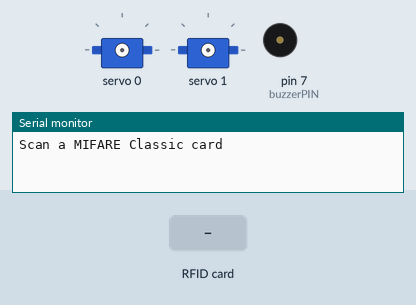
Bench run of a sketch on a simulated Arduino Uno, built with avr-gcc and run on an emulated ATmega328P. On the bench: 2 × servo, buzzer (waves = sounding, pin HIGH), the last lines printed to the serial monitor. Inputs (shaded band) come from the test bench. Pins used as bus, display or sensor lines are not drawn.

Above: at 1.2 s.
1.3 s: RFID card 63 42 96 2F held to the reader
At 4.2 s:
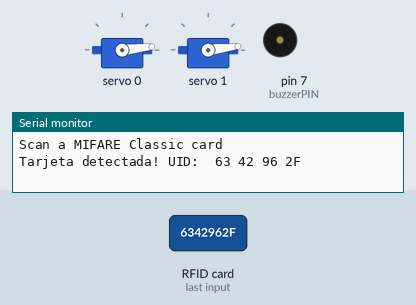
4.3 s: RFID card 73 F1 75 A6 held to the reader
At 5.7 s:
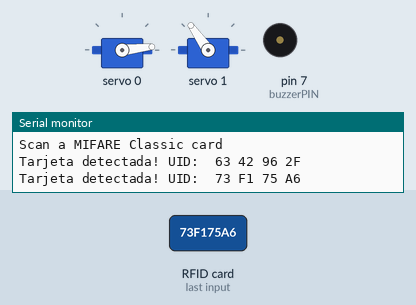
7.3 s: RFID card 63 42 96 2F held to the reader
At 7.6 s:
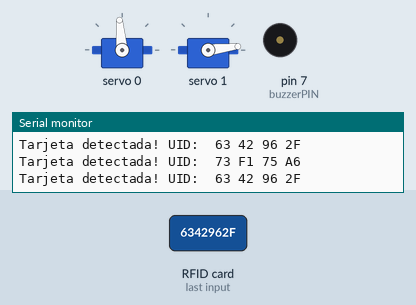
Timing chart, 0 to 11.3 s (numbered marks = the images above; inputs shaded):
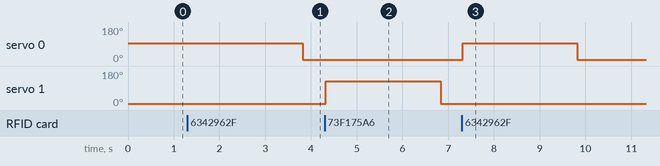

The sketch:

front-driver.ino
```cpp
/*
  ############ Proyecto Casa Domótica ############
  -Módulo: Entrada
  -Funcionalidad:
    *Controlar las entradas con servos
    *Gestionar la seguridad mediante RFID
    *Detectar presencia para encender la luz
  -Integrantes:
    * 220087 - Eli Haziel Ortiz Ramírez
    * 220732 - Irving Morales Domínguez
*/
/*servo motor driver board control
   Home Page
*/

#include <Wire.h>
#include <Adafruit_PWMServoDriver.h>

// RFID
#include <SPI.h>
#include <MFRC522.h>

#define RST_PIN 9
#define SS_PIN 10

MFRC522 mfrc522(SS_PIN, RST_PIN);
MFRC522::MIFARE_Key key;  //create a MIFARE_Key struct named 'key', which will hold the card information

//this is the block number we will write into and then read.
int block = 2;
int buzzerPIN = 7;

Adafruit_PWMServoDriver srituhobby = Adafruit_PWMServoDriver();

#define servoMIN 150
#define servoMAX 600
int servoPin = 0;  // Ajusta el número del pin del servo según tu configuración
int anguloApertura = 90;  // Define el ángulo de apertura deseado
unsigned long tiempoInicio;


void setup() {
  // Comunicación Serial
  Serial.begin(9600);  // Inicia la comunicación serie a 9600 bps
  Wire.begin(9);       // Dirección I2C del Arduino Uno

  // PCA
  srituhobby.begin();
  srituhobby.setPWMFreq(60);

  // RFID
  SPI.begin();         // Init SPI bus
  mfrc522.PCD_Init();  // Init MFRC522 card (in case you wonder what PCD means: proximity coupling device)
  Serial.println("Scan a MIFARE Classic card");

  pinMode(buzzerPIN, HIGH);
}

void loop() {

  // RFID
  if (mfrc522.PICC_IsNewCardPresent() && mfrc522.PICC_ReadCardSerial()) {
    Serial.print("Tarjeta detectada! UID: ");
    for (byte i = 0; i < mfrc522.uid.size; i++) {
      Serial.print(mfrc522.uid.uidByte[i] < 0x10 ? " 0" : " ");
      Serial.print(mfrc522.uid.uidByte[i], HEX);
    }
    Serial.println();

    // Verifica si el UID coincide con el esperado
    if (compararUID(mfrc522.uid.uidByte)) {
      tiempoInicio = millis();  // Inicia el temporizador
      abrirPuerta();            // Función para abrir la puerta (girar el servo)
    }

    if (compararUID2(mfrc522.uid.uidByte)) {
      tiempoInicio = millis();  // Inicia el temporizador
      abrirPuerta2();            // Función para abrir la puerta (girar el servo)
    }

    mfrc522.PICC_HaltA();
  }

  // Verifica si ha pasado el tiempo deseado y cierra la puerta
  if (millis() - tiempoInicio > 2500) {
    cerrarPuerta();  // Función para cerrar la puerta (volver a la posición inicial)
    cerrarPuerta2();  // Función para cerrar la puerta (volver a la posición inicial)
  }
}

// Función para comparar el UID con el esperado
bool compararUID(byte* uid) {
  // Cambia estos valores por el UID específico que estás buscando
  byte UID_esperado[] = {0x63, 0x42, 0x96, 0x2F};

  for (int i = 0; i < 4; i++) {
    if (uid[i] != UID_esperado[i]) {
      return false;  // No coincide el UID
    }
  }
  return true;  // Coincide el UID
}
bool compararUID2(byte* uid) {
  // Cambia estos valores por el UID específico que estás buscando
  byte UID_esperado[] = {0x73, 0xF1, 0x75, 0xA6};

  for (int i = 0; i < 4; i++) {
    if (uid[i] != UID_esperado[i]) {
      return false;  // No coincide el UID
    }
  }
  return true;  // Coincide el UID
}

// Función para abrir la puerta (girar el servo)
void abrirPuerta() {
  anguloApertura = 90;  // Define el ángulo de apertura deseado
  int pulsos = map(anguloApertura, 0, 180, servoMIN, servoMAX);
  srituhobby.setPWM(0, 0, pulsos);  // Ajusta el número del pin del servo según tu configuración
}
void abrirPuerta2() {
  anguloApertura = 120;  // Define el ángulo de apertura deseado
  int pulsos = map(anguloApertura, 0, 180, servoMIN, servoMAX);
  srituhobby.setPWM(1, 0, pulsos);  // Ajusta el número del pin del servo según tu configuración
}

// Función para cerrar la puerta (volver a la posición inicial)
void cerrarPuerta() {
  int pulsos = map(servoPin, 0, 180, servoMIN, servoMAX);
  srituhobby.setPWM(servoPin, 0, pulsos);  // Ajusta el número del pin del servo según tu configuración
}

void cerrarPuerta2() {
  int pulsos = map(1, 0, 180, servoMIN, servoMAX);
  srituhobby.setPWM(1, 0, pulsos);  // Ajusta el número del pin del servo según tu configuración
}
```

Measured:
- after the input at 1.3 s, servo 0: 95° → 6° after 2.5 s instead of 1.2 s
- after the input at 4.3 s, servo 1: 7° → 125° at once, → 7° 2.5 s later
- after the input at 7.3 s, servo 0: 6° → 95° at once, → 6° 2.5 s later
